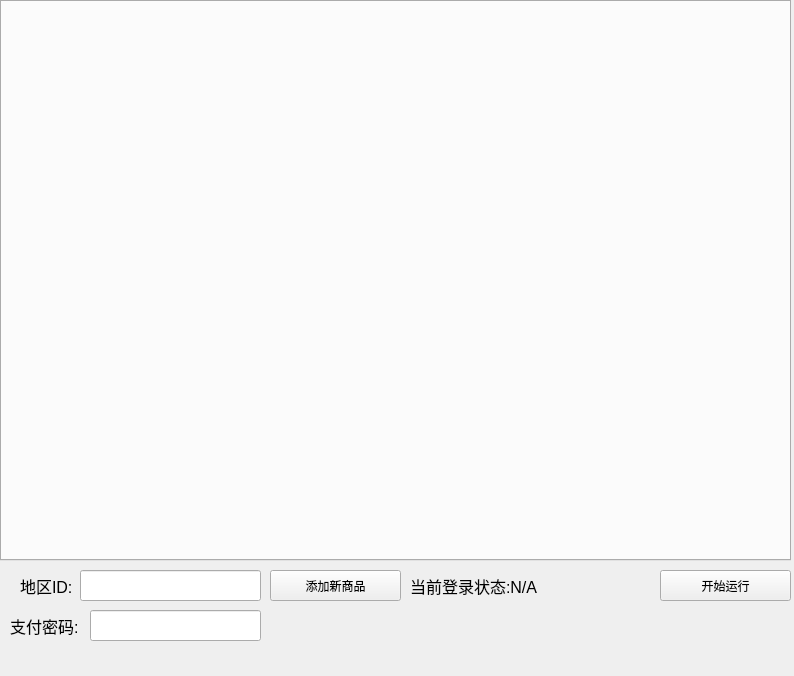
<?xml version="1.0" encoding="UTF-8"?>
<ui version="4.0">
 <class>MainWindow</class>
 <widget class="QMainWindow" name="MainWindow">
  <property name="geometry">
   <rect>
    <x>0</x>
    <y>0</y>
    <width>794</width>
    <height>676</height>
   </rect>
  </property>
  <property name="windowTitle">
   <string>MainWindow</string>
  </property>
  <widget class="QWidget" name="centralwidget">
   <widget class="QTabWidget" name="tabWidget">
    <property name="geometry">
     <rect>
      <x>0</x>
      <y>0</y>
      <width>791</width>
      <height>561</height>
     </rect>
    </property>
    <property name="currentIndex">
     <number>-1</number>
    </property>
   </widget>
   <widget class="QPushButton" name="AddPushButton">
    <property name="geometry">
     <rect>
      <x>270</x>
      <y>570</y>
      <width>131</width>
      <height>31</height>
     </rect>
    </property>
    <property name="text">
     <string>添加新商品</string>
    </property>
   </widget>
   <widget class="QLabel" name="label">
    <property name="geometry">
     <rect>
      <x>20</x>
      <y>570</y>
      <width>61</width>
      <height>31</height>
     </rect>
    </property>
    <property name="font">
     <font>
      <pointsize>12</pointsize>
     </font>
    </property>
    <property name="text">
     <string>地区ID:</string>
    </property>
   </widget>
   <widget class="QLineEdit" name="AreaIdlineEdit">
    <property name="geometry">
     <rect>
      <x>80</x>
      <y>570</y>
      <width>181</width>
      <height>31</height>
     </rect>
    </property>
   </widget>
   <widget class="QPushButton" name="RunPushButton">
    <property name="geometry">
     <rect>
      <x>660</x>
      <y>570</y>
      <width>131</width>
      <height>31</height>
     </rect>
    </property>
    <property name="text">
     <string>开始运行</string>
    </property>
   </widget>
   <widget class="QLabel" name="label_2">
    <property name="geometry">
     <rect>
      <x>410</x>
      <y>570</y>
      <width>231</width>
      <height>31</height>
     </rect>
    </property>
    <property name="font">
     <font>
      <pointsize>12</pointsize>
     </font>
    </property>
    <property name="text">
     <string>当前登录状态:N/A</string>
    </property>
   </widget>
   <widget class="QLineEdit" name="PasswordLineEdit">
    <property name="geometry">
     <rect>
      <x>90</x>
      <y>610</y>
      <width>171</width>
      <height>31</height>
     </rect>
    </property>
    <property name="text">
     <string/>
    </property>
   </widget>
   <widget class="QLabel" name="label_3">
    <property name="geometry">
     <rect>
      <x>10</x>
      <y>610</y>
      <width>81</width>
      <height>31</height>
     </rect>
    </property>
    <property name="font">
     <font>
      <pointsize>12</pointsize>
     </font>
    </property>
    <property name="text">
     <string>支付密码:</string>
    </property>
   </widget>
  </widget>
 </widget>
 <resources/>
 <connections/>
</ui>
